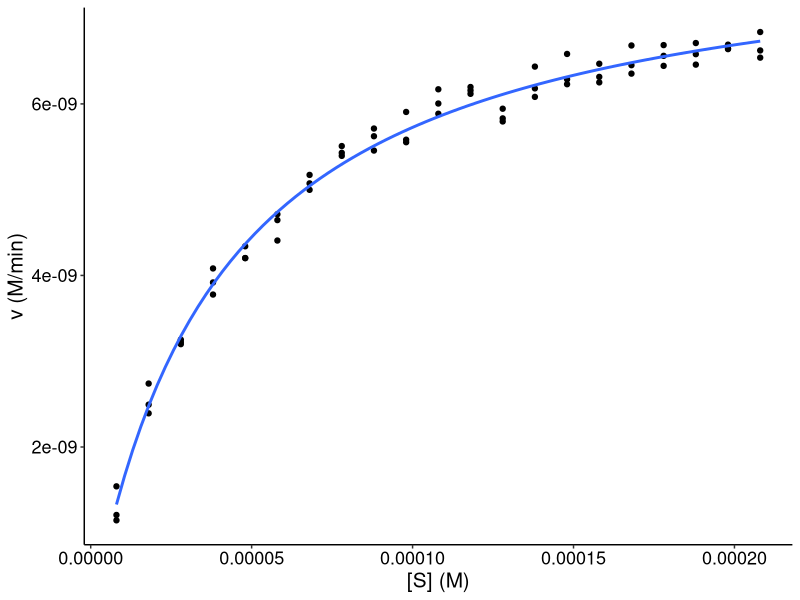

Source code (R):

# Linear regression analysis to enzyme kinetics ------------------------------

# Packages 
if (!"ggplot2" %in% .packages()) library(ggplot2)
if (!"dplyr" %in% .packages()) library(dplyr)

# 1 Import data -----------------------------------------------------------
kinetic_data <- read.csv("data/kinetic_data.csv")

# 2 Fitting non linear model -------------------------------------------------

# 2.1 Fit non linear model
model_nls <- nls(
  v ~ (Vmax * S)/(Km + S), 
  data = kinetic_data, 
  start = c(Vmax = 0.01, Km = 0)
)

# 2.2 Model summary
model_sum_nls <- summary(model_nls)

# 2.3 Save model summary
capture.output(file = "data/model_summary_nls.txt", model_sum_nls)

# 3 Kinetic report ---------------------------------------------------------

# 3.1 Enzyme concentration (M)
enz <- 4.5e-8

# 3.2 Model coefficients
coeffs_nls <- unname(coef(model_nls))

# 3.3 Calculate kcat and kcat/km 
kcat <- coeffs_nls[1]/enz
kcat_km <- kcat / coeffs_nls[2]

# 3.4 Make a data frame with the results
kin_report_nls <- data.frame(
  Vmax = signif(coeffs_nls[1], 2), 
  Km = signif(coeffs_nls[2], 2),
  Enz = enz, 
  kcat = signif(kcat, 2), 
  kcat_km = signif(kcat_km, 2)
  )

# 3.5 Save kinetic report
write.csv(kin_report_nls, "data/kinetic_report_nls.csv", row.names = FALSE)

# 4 Plot for transformed data and linear model -------------------------------

# 4.1 Make plot with ggplot2
model_plot_nls <- ggplot(kinetic_data, aes(S, v)) +
  geom_point() +
  geom_smooth(method = "nls", se = FALSE, formula = y ~ a*x/(b+x),
              method.args = list(start = c(a = 0.01, b = 0))) +
  xlab("[S] (M)") +
  ylab("v (M/min)") +
  theme_classic() +
  theme(
    axis.text.x = element_text(color = "black", size = 13),
    axis.text.y = element_text(color = "black", size = 13),
    axis.title = element_text(color = "black", size = 15)
  )

# 4.2 Save plot
ggsave("graphs/kinetic_plot_nls.jpeg", model_plot_nls)
